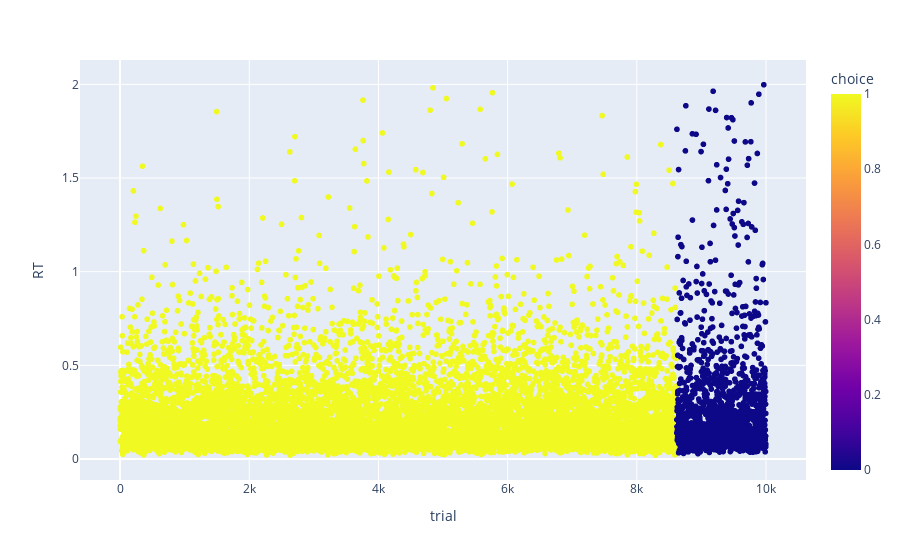

Here is the notebook cell this chart was saved with:
### Code cell
px.scatter(x, x='trial', y='RT', color=x['choice'])

### Figure 1 — Plotly figure (JSON) as saved in the notebook; plotly's stock layout.template omitted (floating-point values rounded to 4 significant figures; data arrays with more than 128 entries replaced by an {"elided": "..."} marker saying what was removed)
{"data": [{"hovertemplate": "trial=%{x}<br>RT=%{y}<br>choice=%{marker.color}<extra></extra>", "legendgroup": "", "marker": {"color": {"elided": "10000 int values"}, "coloraxis": "coloraxis", "symbol": "circle"}, "mode": "markers", "name": "", "showlegend": false, "type": "scattergl", "x": {"elided": "10000 int values"}, "xaxis": "x", "y": {"elided": "10000 float values"}, "yaxis": "y"}], "layout": {"coloraxis": {"colorbar": {"title": {"text": "choice"}}, "colorscale": [[0, "#0d0887"], [0.1111, "#46039f"], [0.2222, "#7201a8"], [0.3333, "#9c179e"], [0.4444, "#bd3786"], [0.5556, "#d8576b"], [0.6667, "#ed7953"], [0.7778, "#fb9f3a"], [0.8889, "#fdca26"], [1, "#f0f921"]]}, "legend": {"tracegroupgap": 0}, "margin": {"t": 60}, "xaxis": {"anchor": "y", "domain": [0, 1], "title": {"text": "trial"}}, "yaxis": {"anchor": "x", "domain": [0, 1], "title": {"text": "RT"}}}}
